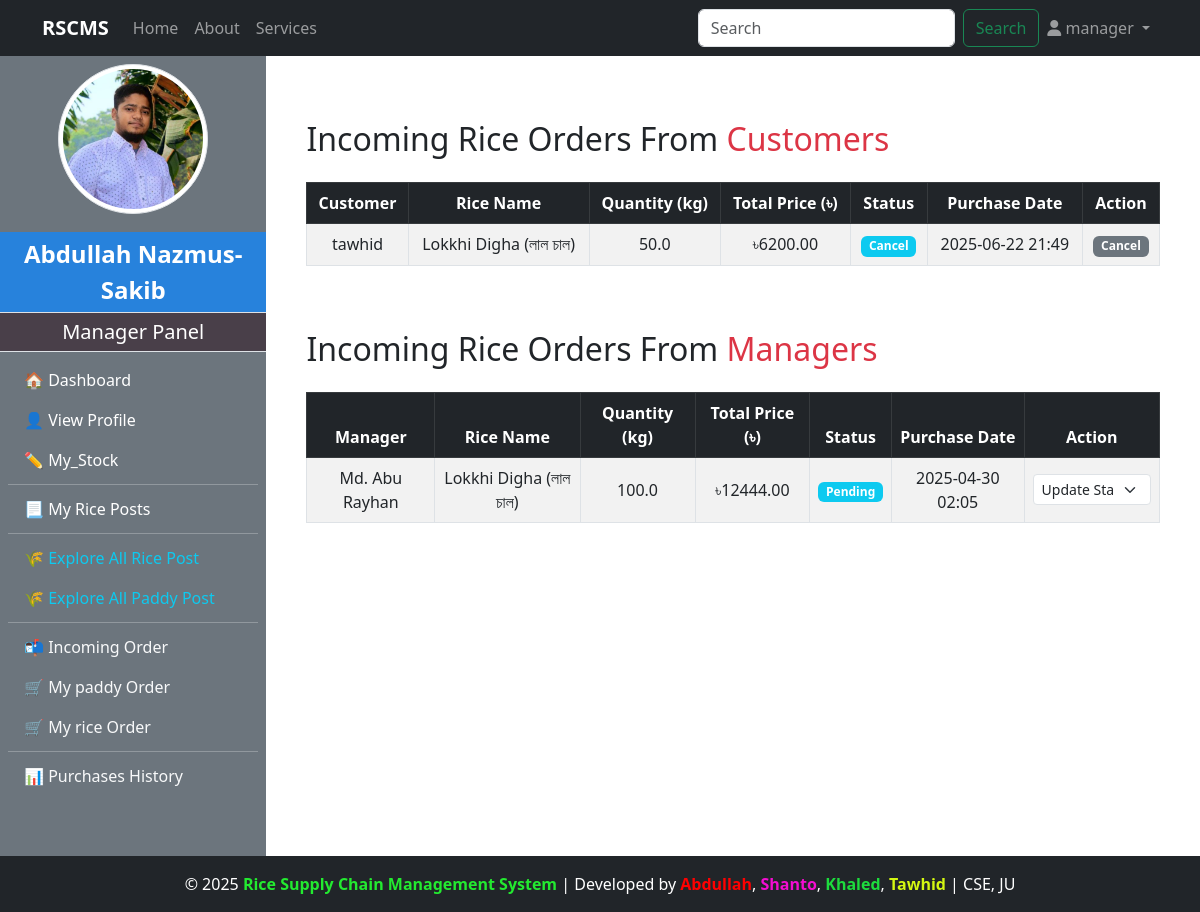
/manager/incoming_order/ (signed in), run on an earlier commit of the app's database.
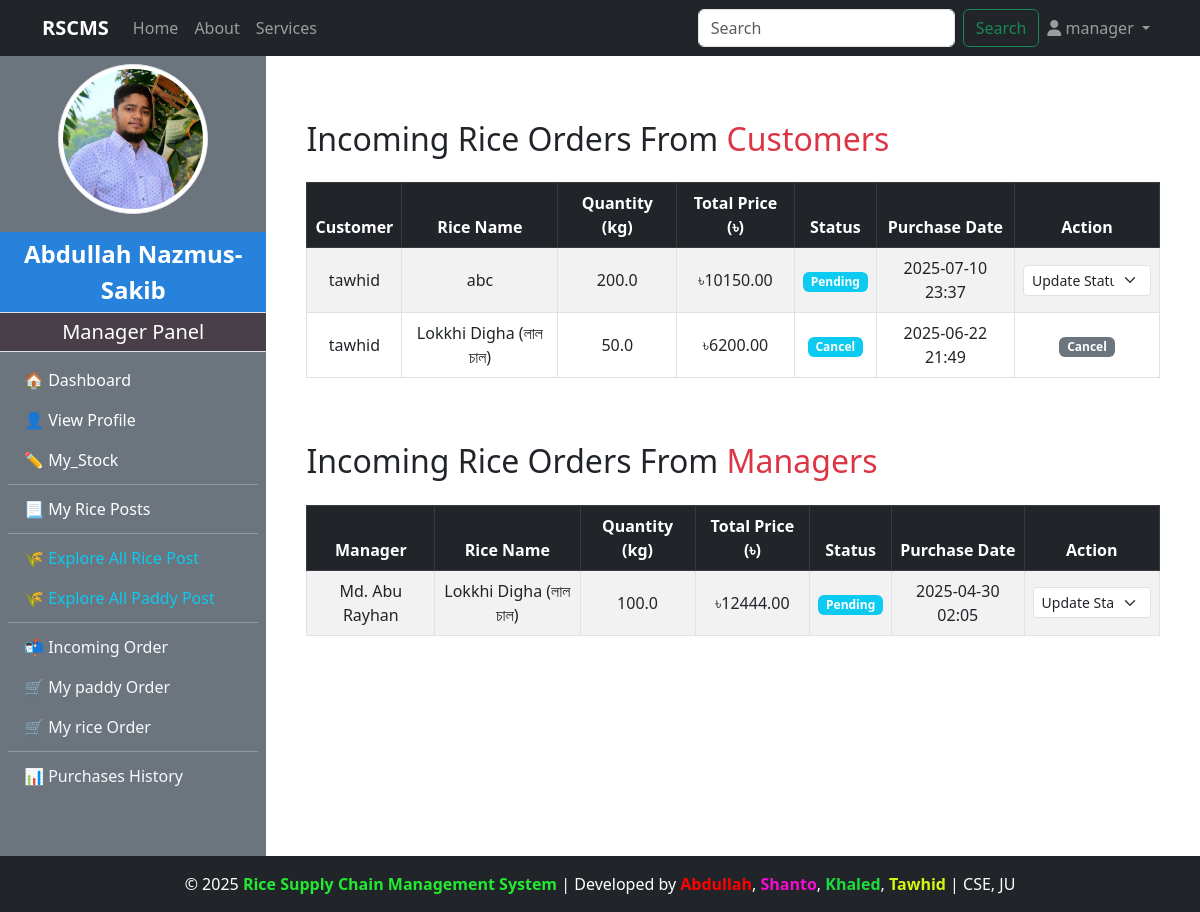
And on a later commit of the database.
### customer/models.py (models this page shows, shortened)
class Purchase_Rice(models.Model):
    STATUS_CHOICES = [
        ('Pending', 'Pending'),
        ('Accepted', 'Accepted'),
        ('Cancel', 'Cancel'),
        ('Shipping', 'Shipping'),
        ('Delivered', 'Delivered'),
        ('Successful', 'Successful'),
    ]
    customer = models.ForeignKey(CustomUser, on_delete=models.CASCADE, related_name='customer_rice_purchases')
    rice = models.ForeignKey(RicePost, on_delete=models.CASCADE, related_name='customer_rice_orders')
    quantity_purchased = models.FloatField()
    total_price = models.DecimalField(max_digits=10, decimal_places=2)
    profit_or_loss = models.DecimalField(max_digits=10, decimal_places=2, default=0)
    delivery_cost = models.DecimalField(max_digits=6, decimal_places=2, default=0)
    is_confirmed = models.BooleanField(default=False)
    payment = models.BooleanField(default=False)
    status = models.CharField(max_length=20, choices=STATUS_CHOICES, default='Pending')  # ✅ New field
    purchase_date = models.DateTimeField(auto_now_add=True)

### accounts/models.py (models this page shows, shortened)
class CustomUser(AbstractUser):
    ROLE_CHOICES = (
        ('admin', 'Admin'),
        ('manager', 'Manager'),
        ('customer', 'Customer'),
        ('dealer', 'Dealer'),
    )
    role = models.CharField(max_length=20, choices=ROLE_CHOICES, default='admin')

### manager/models.py (models this page shows, shortened)
class RicePost(models.Model):
    manager = models.ForeignKey(CustomUser,on_delete=models.CASCADE, limit_choices_to={'role':'manager'},related_name="managerPost")
    rice_name = models.CharField(max_length=200, blank=True, null=True)
    quality = models.CharField(max_length=100)
    quantity_kg = models.FloatField()
    price_per_kg = models.DecimalField(max_digits=6, decimal_places=2)
    description = models.TextField()
    is_sold = models.BooleanField(default=False)
    rice_image = models.ImageField(upload_to="rice_image/",blank=True,null=True)
    created_at = models.DateTimeField(auto_now_add=True)

class PurchaseRice(models.Model):
    STATUS_CHOICES = [
        ('Pending', 'Pending'),
        ('Accepted', 'Accepted'),
        ('Shipping', 'Shipping'),
        ('Delivered', 'Delivered'),
        ('Successful', 'Successful'),
        ('Cancelled', 'Cancelled'),
    ]
    manager = models.ForeignKey(CustomUser, on_delete=models.CASCADE)
    rice = models.ForeignKey(RicePost, on_delete=models.CASCADE, related_name="PurchaseRice")
    quantity_purchased = models.FloatField()
    total_price = models.DecimalField(max_digits=10, decimal_places=2)
    profit_or_loss = models.FloatField(null=True, blank=True)
    delivery_cost = models.DecimalField(max_digits=6, decimal_places=2, default=0)
    is_confirmed = models.BooleanField(default=False)
    payment = models.BooleanField(default=False)
    status = models.CharField(max_length=20, choices=STATUS_CHOICES, default='Pending')  # ✅ Add this line
    purchase_date = models.DateTimeField(auto_now_add=True)

class ManagerProfile(models.Model):
    user = models.OneToOneField(CustomUser,on_delete=models.CASCADE,limit_choices_to={'role':'manager'},related_name="managerprofile")
    full_name = models.CharField(max_length=100)
    phone_number = models.CharField(max_length=11)
    transaction_password = models.CharField(blank=True)
    address = models.TextField()
    mill_name = models.CharField(max_length=100)
    mill_location = models.TextField()
    profile_image = models.ImageField(upload_to="manager_profile/",blank=True,null=True)
    experience_year = models.PositiveIntegerField(blank=True, null=True)
    bio = models.TextField(blank=True)
    created_at = models.DateTimeField(auto_now_add=True)

### manager/views.py (the view)
# urls.py: path('incoming_order/', views.incoming_order, name='incoming_order'),
@login_required
@user_passes_test(lambda u: u.role == 'manager')
def incoming_order(request):
    orders = Purchase_Rice.objects.filter(rice__manager=request.user).order_by("-purchase_date")
    rice_orders = PurchaseRice.objects.filter(rice__manager=request.user).order_by("-purchase_date")
    return render(request, 'manager/incoming_order.html', {'orders': orders,'rice_orders':rice_orders})

### admin_panel/context_processors.py (called while the page is built)
def admin_profile(request):
    if request.user.is_authenticated:
        try:
            admin = AdminProfile.objects.get(user=request.user)
            return {'admin': admin}
        except AdminProfile.DoesNotExist:
            return {}
    return {}

### customer/context_processors.py (called while the page is built)
def customer_profile(request):
    if request.user.is_authenticated:
        try:
            customer = CustomerProfile.objects.get(user=request.user)
            return {'customer': customer}
        except CustomerProfile.DoesNotExist:
            return {}
    return {}

### manager/context_processors.py (called while the page is built)
def manager_profile(request):
    if request.user.is_authenticated:
        try:
            manager = ManagerProfile.objects.get(user=request.user)
            return {'manager': manager}
        except ManagerProfile.DoesNotExist:
            return {}
    return {}

### manager/templates/manager/incoming_order.html (shortened to what the changed rows need)
{% extends "base.html" %}
{% load widget_tweaks %}
{% block content %}
<div class="container mt-5 mb-5">
    <h2 class="mb-4">Incoming Rice Orders From <span class="text-danger">Customers</span></h2>
    {% if orders %}
        <div class="table-responsive">
            <table class="table table-bordered table-striped table-hover align-middle text-center">
                <thead class="table-dark">
                    <tr>
                        <th>Customer</th>
                        <th>Rice Name</th>
                        <th>Quantity (kg)</th>
                        <th>Total Price (৳)</th>
                        <th>Status</th>
                        <th>Purchase Date</th>
                        <th>Action</th>
                    </tr>
                </thead>
                <tbody>
                    {% for order in orders %}
                        {% if order.status != "Successful" %}
                        <tr>
                            <td>{{ order.customer.username }}</td>
                            <td>{{ order.rice.rice_name }}</td>
                            <td>{{ order.quantity_purchased }}</td>
                            <td>৳{{ order.total_price }}</td>
                            <td><span class="badge bg-info">{{ order.status }}</span></td>
                            <td>{{ order.purchase_date|date:"Y-m-d H:i" }}</td>
                            <td>
                                {% if order.status == "Pending" %}
                                    <form method="post" action="{% url 'accept_rice_order_from_customer' order.id %}">
                                        <select name="new_status" class="form-select form-select-sm" onchange="this.form.submit()">
                                            <option disabled selected>Update Status</option>
                                        </select>
                                    </form>
                                {% else %}
                                    <span class="badge bg-secondary">{{ order.status }}</span>
                                {% endif %}
                            </td>
                        </tr>
                        {% endif %}
                    {% endfor %}
                </tbody>
            </table>
        </div>
    {% else %}
        <div class="alert alert-warning">No rice orders from customers available.</div>
    {% endif %}
</div>
<div class="container mb-5">
    <h2 class="mb-4">Incoming Rice Orders From <span class="text-danger">Managers</span></h2>
    {% if rice_orders %}
        <div class="table-responsive">
            <table class="table table-bordered table-striped table-hover align-middle text-center">
                <thead class="table-dark">
                    <tr>
                        <th>Manager</th>
                        <th>Rice Name</th>
                        <th>Quantity (kg)</th>
                        <th>Total Price (৳)</th>
                        <th>Status</th>
                        <th>Purchase Date</th>
                        <th>Action</th>
                    </tr>
                </thead>
                <tbody>
                    {% for order in rice_orders %}
                        {% if order.status != "Successful" %}
                        <tr>
                            <td>{{ order.manager.managerprofile.full_name }}</td>
                            <td>{{ order.rice.rice_name }}</td>
                            <td>{{ order.quantity_purchased }}</td>
                            <td>৳{{ order.total_price }}</td>
                            <td><span class="badge bg-info">{{ order.status }}</span></td>
                            <td>{{ order.purchase_date|date:"Y-m-d H:i" }}</td>
                            <td>
                                {% if order.status == "Pending" %}
                                    <form method="post" action="{% url 'accept_rice_order_from_manager' order.id %}">
                                        <select name="new_status" class="form-select form-select-sm" onchange="this.form.submit()">
                                            <option disabled selected>Update Status</option>
                                        </select>
                                    </form>
                                {% elif order.status == "Successful" %}
                                    <span class="badge bg-success">Received</span>
                                {% else %}
                                    <span class="badge bg-secondary">{{ order.status }}</span>
                                {% endif %}
                            </td>
                        </tr>
                        {% endif %}
                    {% endfor %}
                </tbody>
            </table>
        </div>
    {% else %}
        <div class="alert alert-warning">No rice orders from managers available.</div>
    {% endif %}
</div>
{% endblock %}

What changed in the data, as far as the page shows it:
added Purchase_Rice: customer.username "tawhid", rice.rice_name "abc", quantity_purchased "200.0", total_price "10150.00", status "Pending", purchase_date "2025-07-10 23:37"
